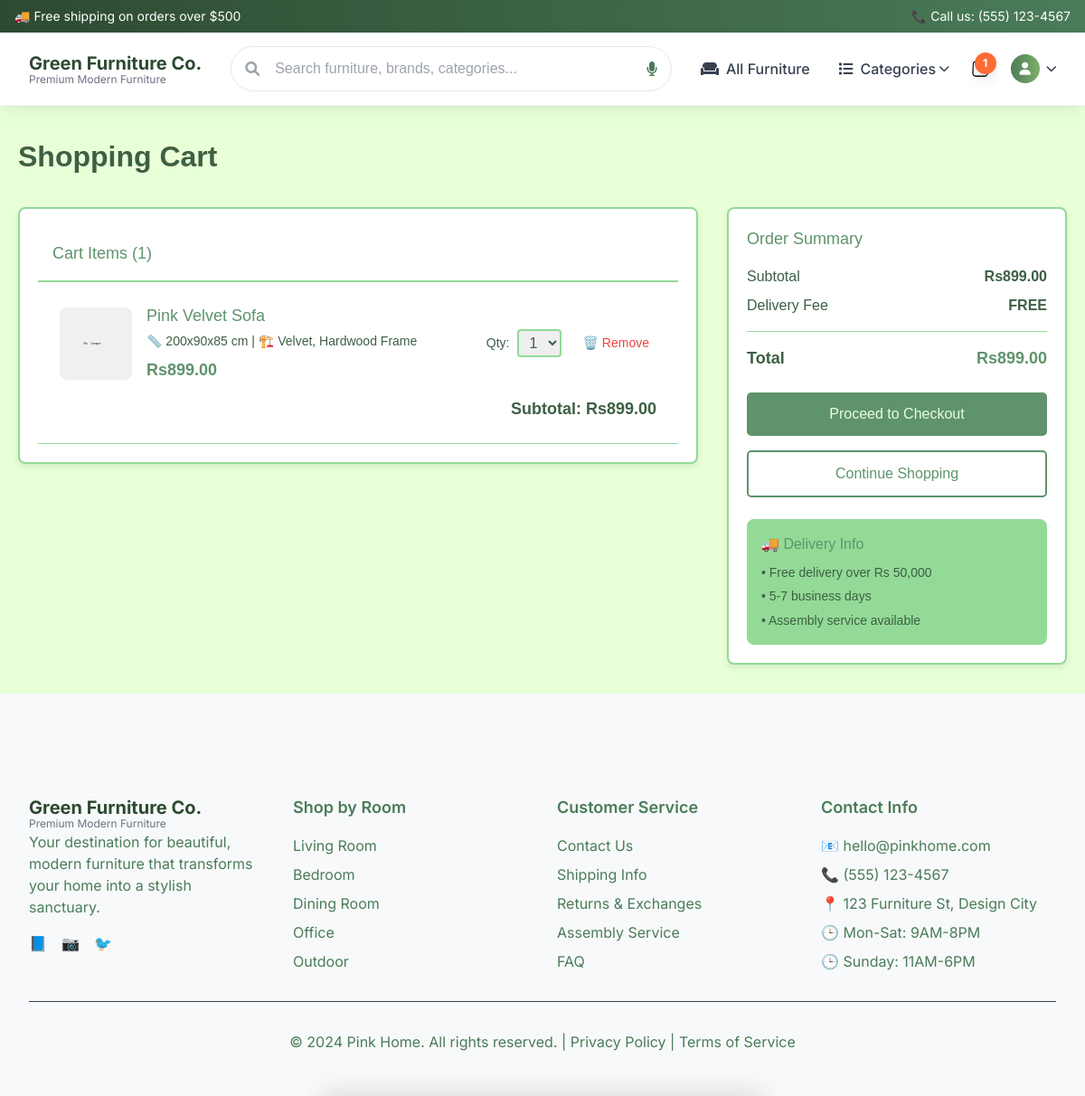
Screenshot of /cart.php (signed in) with the database file from the repository.
### tables this page shows
CREATE TABLE `cart` (
  `id` int(11) NOT NULL,
  `user_id` int(11) DEFAULT NULL,
  `product_id` int(11) DEFAULT NULL,
  `quantity` int(11) NOT NULL DEFAULT 1,
  `added_at` timestamp NOT NULL DEFAULT current_timestamp()
);

CREATE TABLE `products` (
  `id` int(11) NOT NULL,
  `name` varchar(100) NOT NULL,
  `description` text DEFAULT NULL,
  `price` decimal(10,2) NOT NULL,
  `dimensions` varchar(50) DEFAULT NULL,
  `material` varchar(100) DEFAULT NULL,
  `color` varchar(50) DEFAULT NULL,
  `weight` decimal(5,2) DEFAULT NULL,
  `category_id` int(11) DEFAULT NULL,
  `stock_quantity` int(11) DEFAULT 0,
  `image_url` varchar(255) DEFAULT NULL,
  `assembly_required` tinyint(1) DEFAULT 1,
  `care_instructions` text DEFAULT NULL,
  `created_at` timestamp NOT NULL DEFAULT current_timestamp()
);

### include/functions.php (called while the page is built, shortened)
<?php
function getProductImage($product) {
    if (isset($product['id'])) {
        $conn = getConnection();
        $stmt = $conn->prepare("SELECT image_url FROM product_images WHERE product_id = ? LIMIT 1");
        $stmt->execute([$product['id']]);
        $additional_image = $stmt->fetchColumn();
        if ($additional_image) {
            if (strpos($additional_image, 'http') === 0) {
                return $additional_image;
            }
            return 'images/' . $additional_image;
        }
    }
    return 'images/placeholder.jpg';
}
?>

### include/db.php (called while the page is built, shortened)
<?php
function formatPrice($price) {
    return 'Rs' . number_format($price, 2);
}
function calculateDeliveryFee($total) {
    if ($total >= 500) {
        return 0;
    }
    return 50;
}
?>

### cart.php (the view, shortened to what this page needs)
<?php
require_once 'include/functions.php';
require_once 'include/header.php';
$user_id = getCurrentUserId();
$conn = getConnection();
$stmt = $conn->prepare("
    SELECT c.*, p.id, p.name, p.price, p.image_url, p.stock_quantity, p.dimensions, p.material
    FROM cart c
    JOIN products p ON c.product_id = p.id
    WHERE c.user_id = ?
    ORDER BY c.added_at DESC
");
$stmt->execute([$user_id]);
$cart_items = $stmt->fetchAll();
$subtotal = 0;
foreach ($cart_items as $item) {
    $subtotal += $item['price'] * $item['quantity'];
}
$delivery_fee = calculateDeliveryFee($subtotal);
$total = $subtotal + $delivery_fee;
?>
<link rel="stylesheet" href="css/styles.css">
<div class="theme-container" style="max-width: 1200px; margin: 0 auto; padding: 32px 20px;">
    <h1 class="theme-heading" style="font-size: 2rem; margin-bottom: 32px;">Shopping Cart</h1>
    <?php if (empty($cart_items)): ?>
        <div style="text-align: center; padding: 48px 0;">
            <div style="font-size: 4rem; margin-bottom: 16px;">🛒</div>
            <h2 class="theme-heading" style="font-size: 1.5rem; margin-bottom: 16px;">Your cart is empty</h2>
            <p class="theme-text" style="margin-bottom: 32px;">Looks like you haven't added any furniture to your cart yet.</p>
            <a href="products.php" class="theme-button" style="padding: 12px 32px; text-decoration: none; border-radius: 8px;">
                Continue Shopping
            </a>
        </div>
    <?php else: ?>
        <div style="display: grid; grid-template-columns: 2fr 1fr; gap: 32px;">
            <div>
                <div class="theme-card">
                    <div style="padding: 16px; border-bottom: 2px solid var(--light-green);">
                        <h2 class="theme-subheading" style="font-size: 1.125rem;">Cart Items (<?php echo count($cart_items); ?>)</h2>
                    </div>
                    <?php foreach ($cart_items as $item): ?>
                        <div style="padding: 24px; border-bottom: 1px solid var(--light-green);">
                            <div style="display: flex; align-items: center; gap: 16px;">
                                <img src="<?php echo getProductImage($item); ?>"
                                     alt="<?php echo htmlspecialchars($item['name']); ?>"
                                     style="width: 80px; height: 80px; object-fit: cover; border-radius: 8px;"
                                     onerror="this.src='images/placeholder.jpg'">
                                <div style="flex: 1;">
                                    <h3 class="theme-subheading" style="font-size: 1.125rem;">
                                        <a href="product-detail.php?id=<?php echo $item['id']; ?>" class="theme-link">
                                            <?php echo htmlspecialchars($item['name']); ?>
                                        </a>
                                    </h3>
                                    <p class="theme-text" style="font-size: 0.875rem; margin-top: 4px;">
                                        📏 <?php echo htmlspecialchars($item['dimensions']); ?> |
                                        🏗️ <?php echo htmlspecialchars($item['material']); ?>
                                    </p>
                                    <p class="theme-heading" style="font-size: 1.125rem; margin-top: 8px; color: var(--medium-green);">
                                        <?php echo formatPrice($item['price']); ?>
                                    </p>
                                </div>
                                <div style="display: flex; align-items: center; gap: 16px;">
                                    <form method="POST" style="display: flex; align-items: center; gap: 8px;">
                                        <label class="theme-text" style="font-size: 0.875rem;">Qty:</label>
                                        <select name="quantity" onchange="this.form.submit()"
                                                style="padding: 4px 8px; border: 2px solid var(--light-green); border-radius: 4px; outline: none;">
                                            <?php for ($i = 1; $i <= min(10, $item['stock_quantity']); $i++): ?>
                                                <option value="<?php echo $i; ?>" <?php echo $i == $item['quantity'] ? 'selected' : ''; ?>>
                                                    <?php echo $i; ?>
                                                </option>
                                            <?php endfor; ?>
                                        </select>
                                    </form>
                                    <button type="button" onclick="showRemoveModal(<?php echo $item['id']; ?>, '<?php echo htmlspecialchars($item['name']); ?>')"
                                            style="color: #ef4444; background: none; border: none; cursor: pointer; font-size: 0.875rem; padding: 4px 8px; border-radius: 4px; transition: background-color 0.2s;"
                                            onmouseover="this.style.backgroundColor='#fef2f2'"
                                            onmouseout="this.style.backgroundColor='transparent'">
                                        🗑️ Remove
                                    </button>
                                </div>
                            </div>
                            <div style="margin-top: 16px; text-align: right;">
                                <span class="theme-heading" style="font-size: 1.125rem;">
                                    Subtotal: <?php echo formatPrice($item['price'] * $item['quantity']); ?>
                                </span>
                            </div>
                        </div>
                    <?php endforeach; ?>
                </div>
            </div>
            <div>
                <div class="theme-card" style="position: sticky; top: 96px;">
                    <h2 class="theme-subheading" style="font-size: 1.125rem; margin-bottom: 16px;">Order Summary</h2>
                    <div style="margin-bottom: 24px;">
                        <div style="display: flex; justify-content: space-between; margin-bottom: 8px;">
                            <span class="theme-text">Subtotal</span>
                            <span class="theme-text" style="font-weight: 600;"><?php echo formatPrice($subtotal); ?></span>
                        </div>
                        <div style="display: flex; justify-content: space-between; margin-bottom: 8px;">
                            <span class="theme-text">Delivery Fee</span>
                            <span class="theme-text" style="font-weight: 600;">
                                <?php echo $delivery_fee > 0 ? formatPrice($delivery_fee) : 'FREE'; ?>
                            </span>
                        </div>
                        <hr style="margin: 16px 0; border-color: var(--light-green);">
                        <div style="display: flex; justify-content: space-between; font-size: 1.125rem;">
                            <span class="theme-heading">Total</span>
                            <span class="theme-heading" style="color: var(--medium-green);"><?php echo formatPrice($total); ?></span>
                        </div>
                    </div>
                    <a href="checkout.php" class="theme-button" style="width: 100%; padding: 12px 24px; text-decoration: none; text-align: center; display: block; margin-bottom: 16px;">
                        Proceed to Checkout
                    </a>
                    <a href="products.php" class="theme-link" style="width: 100%; padding: 12px 24px; border: 2px solid var(--medium-green); text-decoration: none; text-align: center; display: block; border-radius: 5px;">
                        Continue Shopping
                    </a>
                    <div style="margin-top: 24px; background-color: var(--light-green); padding: 16px; border-radius: 8px;">
                        <h3 class="theme-subheading" style="margin-bottom: 8px;">🚚 Delivery Info</h3>
                        <ul class="theme-text" style="font-size: 0.875rem; line-height: 1.6; list-style: none; padding: 0;">
                            <li style="margin-bottom: 4px;">• Free delivery over Rs 50,000</li>
                            <li style="margin-bottom: 4px;">• 5-7 business days</li>
                            <li>• Assembly service available</li>
                        </ul>
                    </div>
                </div>
            </div>
        </div>
    <?php endif; ?>
</div>
<?php require_once 'include/footer.php'; ?>

### css/styles.css (style rules this page uses)
:root { --dark-green: #3E5F44; --medium-green: #5E936C; --light-green: #93DA97; --pale-green: #E8FFD7; }
.theme-container { font-family: 'Plus Jakarta Sans', sans-serif; color: var(--dark-green); background-color: var(--pale-green); }
.theme-heading { font-family: 'Plus Jakarta Sans', sans-serif; font-weight: 700; color: var(--dark-green); }
.theme-subheading { font-family: 'Plus Jakarta Sans', sans-serif; font-weight: 500; color: var(--medium-green); }
.theme-text { font-family: 'Plus Jakarta Sans', sans-serif; font-weight: 400; color: var(--dark-green); }
.theme-button { font-family: 'Plus Jakarta Sans', sans-serif; background-color: var(--medium-green); color: var(--pale-green); border: none; padding: 10px 20px; border-radius: 5px; font-weight: 500; transition: background-color 0.3s ease; cursor: pointer; display: inline-block; }
.theme-card { background-color: white; border: 2px solid var(--light-green); border-radius: 8px; padding: 20px; box-shadow: 0 4px 6px rgba(62, 95, 68, 0.1); transition: all 0.3s ease; }
.theme-link { color: var(--medium-green); text-decoration: none; font-weight: 500; transition: color 0.3s ease; }
img { transition: transform 0.3s ease; }
input, select, textarea { font-family: 'Plus Jakarta Sans', sans-serif; }

### rows the page displays
cart: product.name "Pink Velvet Sofa", product.dimensions "200x90x85 cm", product.material "Velvet, Hardwood Frame", product.price "Rs899.00", quantity "1", formatPrice($item['price'] * $item['quantity']) "Rs899.00"

### other values shown
$cartCount "1"
count($cart_items) "1"
formatPrice($subtotal) "Rs899.00"
formatPrice($total) "Rs899.00"
